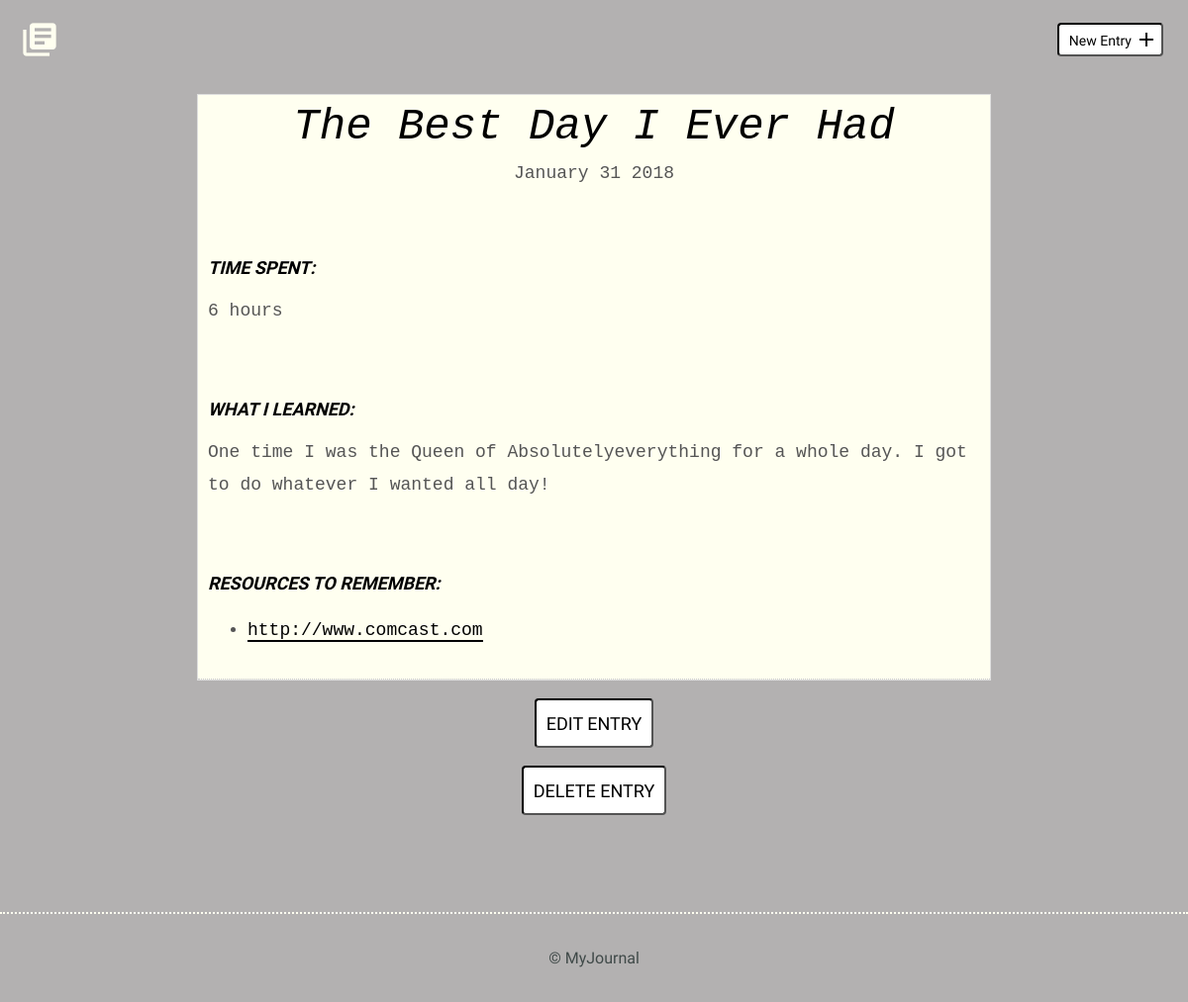
The page /detail.php?entryID=1 on the database as committed earlier.
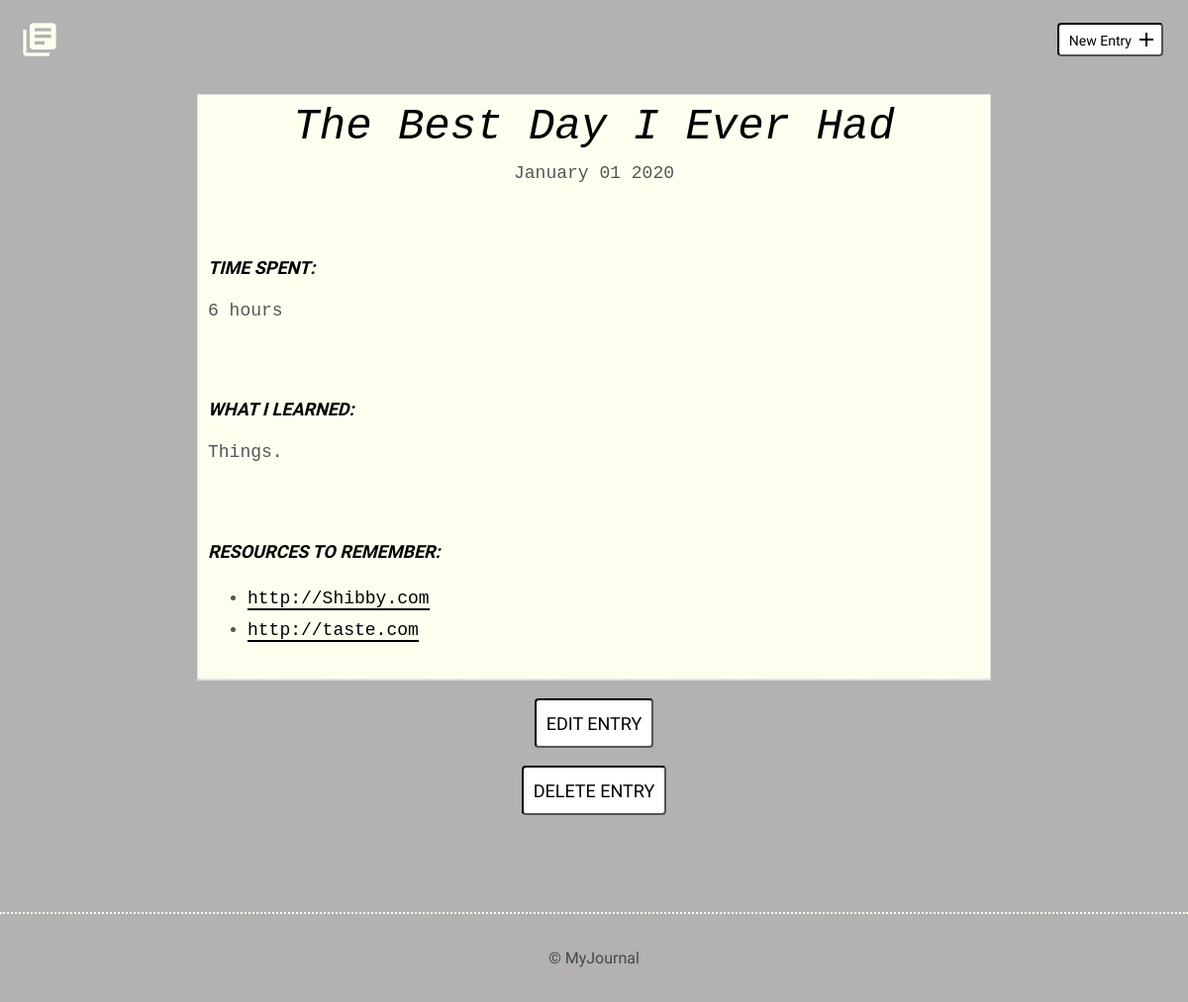
The same page on the database as committed later.
### tables this page shows
CREATE TABLE "entries" (
	`id`	INTEGER,
	`title`	TEXT,
	`date`	TEXT,
	`time_spent`	INTEGER,
	`learned`	BLOB,
	`resources`	BLOB,
	PRIMARY KEY(`id`)
);

### inc/functions.php (called while the page is built, shortened)
<?php
function isNewEntry()
{
    return FALSE;
}
function isEditEntry()
{
    return FALSE;
}
function isEntryDetail()
{
    if (stripos($_SERVER['SCRIPT_NAME'], 'detail.php')) {
        return TRUE;
    }
    return FALSE;
}
function convertDateTime($dateTime){
    return date_format(date_create($dateTime), 'F d Y');
}

### model/Class_SqliteCommunicator.php (called while the page is built, shortened)
<?php
class Class_SqliteCommunicator
{
    private $pdo;
    private $dsn = NULL;
    private $dbUser = NULL;
    private $dbPass = NULL;
    public function setPdo(){
            try {
                if ($this->pdo === NULL) {
                    if ($this->dbUser === NULL && $this->dbPass === NULL) {
                        $this->pdo = new PDO("sqlite:".$this->dsn);
                        $this->pdo->setAttribute(PDO::ATTR_ERRMODE,PDO::ERRMODE_EXCEPTION);
                        $this->pdo->exec( 'PRAGMA foreign_keys = ON;' );
                    }
                    else{
                        $this->pdo = new PDO($this->dsn, $this->dbUser, $this->dbPass);
                        $this->pdo->setAttribute(PDO::ATTR_ERRMODE,PDO::ERRMODE_EXCEPTION);
                        $this->pdo->exec( 'PRAGMA foreign_keys = ON;' );
                    }
                }
            }
            catch (PDOException $e){
                echo "Unable to connect, please contact the administrator.";
                exit;
            }
    }
    public function getPdo(){
        return $this->pdo;
    }
    public function setDsn($dsn)
    {
        $this->dsn = $dsn;
    }
    public function __construct($dbUser = NULL, $dbPass = NULL)
    {
        $this->dbUser = $dbUser;
        $this->dbPass = $dbPass;
    }
    public function prepareAndExecuteStatement( $sql, $args){
        try {
            if ($this->getPdo() !== NULL):
                $prepared = $this->getPdo()->prepare($sql);
            else:
                $this->pdo = $this->getPdo();
                $prepared = $this->getPdo()->prepare($sql);
            endif;
        }
        catch (PDOException $e){
            echo $e->getMessage();
        }
        return [$prepared->execute($args), $prepared];
    }
    public function getSingleRow($entryID)
    {
        $pdoSObj = $this->prepareAndExecuteStatement('SELECT * FROM entries WHERE id = ?', [$entryID]);
        $entryData = $pdoSObj[1]->fetch(PDO::FETCH_ASSOC);
        return $entryData;
    }
}

### detail.php (the view)
<?php
include('header.php');
?>
                    <h1><?php echo $entryData['title'] ?></h1>
                    <time datetime="<?php echo $entryData['date'] ?>"><?php echo convertDateTime($entryData['date']) ?></time>
                    <div class="entry">
                        <h3>Time Spent: </h3>
                        <p><?php echo $entryData['time_spent'] ?></p>
                    </div>
                    <div class="entry">
                        <h3>What I Learned:</h3>
                        <p><?php echo $entryData['learned'] ?></p>
                    </div>
                    <div class="entry">
                        <h3>Resources to Remember:</h3>
                        <ul>
                            <?php
                            $resources = preg_split('/\r\n|[\r\n]/', $entryData['resources']);
                            if ( count($resources) >= 1 && $resources[0] != FALSE):
                                foreach ( $resources as $resource) {
                                    if( strpos($resource, 'http') === FALSE ) :
                                        if( preg_match('/^(?!\-)(?:(?:[a-zA-Z\d][a-zA-Z\d\-]{0,61})?[a-zA-Z\d]\.){1,126}(?!\d+)[a-zA-Z\d]{1,63}$/',$resource, $matches ) ) {
                                            $resource = 'http://' . $resource;
                                            echo '<li><a target="_blank" href="'. $resource . '">' . $resource . '</a></li>';
                                        } else {
                                            echo '<li>' . $resource . '</li>';
                                        }
                                    endif;
                               }
                            else:
                                echo '<li>No resources recorded.</li>';
                            endif;
                            ?>
                        </ul>
                    </div>
                </article>
            </div>
        </div>
        <div class="edit">
            <p><a class="button" href="./edit.php?entryID=<?php echo $entryID ?>">Edit Entry</a></p>
            <p><a class="button red" href="./detail.php?delete=yes&entryID=<?php echo $entryID ?>"
                  onclick="return confirm('Are you sure you want to delete this entry?')">
                Delete Entry
                </a></p>
        </div>
    </section>
<?php
include('footer.php');
?>

### header.php (shortened to what this page needs)
<?php
include('inc/functions.php');
include('model/Class_SqliteCommunicator.php');
$sqlCom = new Class_SqliteCommunicator();
$sqlCom->setDsn(__DIR__.'/inc/journal.db');
$sqlCom->setPdo();
?>
<!DOCTYPE html>
<html>
<head>
    <link rel="stylesheet" href="css/normalize.css">
    <link rel="stylesheet" href="css/site.css">
</head>
<body>
<header>
    <div class="container">
        <div class="site-header">
            <a class="logo" href="index.php"><i class="material-icons">library_books</i></a>
            <a class="button icon-right" href="new.php"><span>New Entry</span> <i class="material-icons">add</i></a>
        </div>
    </div>
</header>
<?php
if( isNewEntry() ):
?>
    <section>
        <div class="container">
            <div class="new-entry">
                <h2>New Entry</h2>
                <form action="new.php" method="post">
<?php elseif ( isEntryDetail() ):
    if( ! empty($_GET) ) {
        $entryID = filter_input(INPUT_GET, 'entryID', FILTER_VALIDATE_INT);
        $entryData = $sqlCom->getSingleRow($entryID);
        ?>
    <section>
        <div class="container">
            <div class="entry-list single">
                <article>
    <?php
    } else {
        if( empty($_POST) ){
            header("Location: ./index.php");
            exit;
        }
    }
    ?>
<?php else:  ?>
    <section>
        <div class="container">
            <div class="entry-list">
<?php endif;

### footer.php (shortened to what this page needs)
<footer>
    <div>
        &copy; MyJournal
    </div>
</footer>
</body>
</html>

### css/site.css (style rules this page uses)
body { font-size: 16px; color: #404a49; background-color: #58545373; font-family: 'Cousine', serif; font-weight: 400; }
.container { margin: 0 auto; padding: 0 25px; }
header .site-header { margin: 0 auto; height: 95px; }
header .logo i { color: #fffff0; margin: 20px 0 0 -5px; float: left; font-size: 40px; }
header .button { float: right; margin: 33px 0 0 0; }
footer { text-align: center; padding: 35px 0; border-top: 2px dotted #fffff0;; }
.button { padding: 8px 10px 6px 10px; background: #ffffff; border: 2px inset #000000; border-radius: 4px; text-decoration: none; color: #000000; position: relative; text-align: center; font-size: 14px; }
.button.icon-right { padding-right: 30px; top: -10px; }
.button.icon-right i { position: absolute; top: 3px; right: 3px; }
a.button { animation: condense 1s 1; transform: scaleX(1); transition: 1s; }
h1, h2, h3 { margin: 0; font-weight: 400; line-height: 1em; color: #000; font-style: italic; }
h1 { font-size: 44px; margin-bottom: 12px; }
h3 { font-size: 18px; font-family: 'Work Sans', serif; font-weight: 600; text-transform: uppercase; }
p { line-height: 1.8em; font-size: 18px; }
p a { border-bottom: 2px solid #ffffff; padding: 0; color: #ffffff; text-decoration: none; }
ul li { line-height: 1.8em; font-size: 18px; }
ul li a { border-bottom: 2px solid #000; line-height: 1.8em; color: #000; text-decoration: none; }
.entry-list { color: #555; font-size: 22px; padding: 0 !important; font-family: courier, monospace; border: 1px solid #dedede; }
.entry-list, .edit-entry, .new-entry { max-width: 800px; margin: 0 auto; padding: 70px 0 150px 0; }
.entry-list article { margin-bottom: 0px; text-align: center; list-style: none; border-bottom: 1px dotted #ccc; height: auto; padding: 10px; background-color: ivory; }
.entry-list article:last-child { margin-bottom: 0; }
.entry-list.single { padding-bottom: 70px; }
.entry-list.single time { font-size: 18px; }
.entry { max-width: 800px; margin: 75px auto 0 auto; text-align: left; }
.entry p { margin-bottom: 40px; }
.edit { padding-bottom: 80px; text-align: center; margin: 0 auto; }
.edit a { font-weight: 400; text-transform: uppercase; font-size: 18px; display: inline-block; }

Rows that differ between the two databases and show on the page:
changed entries "The Best Day I Ever Had": date "January 31 2018" → "January 01 2020"; learned "One time I was the Queen of Absolutelyeverything for a whole day. I got to do whatever I wanted all day!" → "Things."; resources "www.comcast.com" → "Shibby.com\r\ntaste.com" (drawn)
Other text that changed with them:
new list line: "http://Shibby.com"
new list line: "http://taste.com"
list line gone: "http://www.comcast.com"
